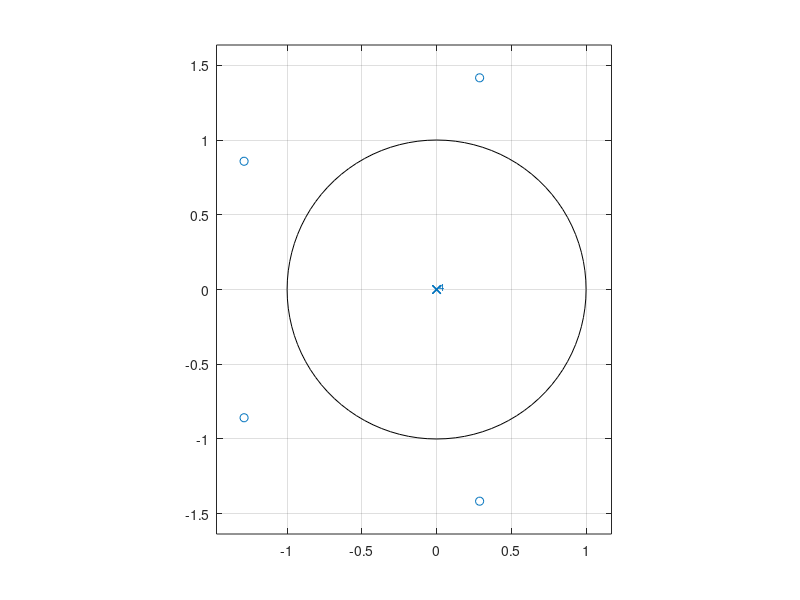

Source code (MATLAB): (Note: this script raises an error after producing the figure.)
clc;

%% RAÍZES
a = [2 4 2]; % 2x² + 4x + 2

raizes = roots(a) % obtem as raízes do polinômio
polinomio = poly([-1 -1]) % encontra um polinômio a partir das raízes

zplane([1 2 3 4 5],1) % plota polos e zeros no circulo unitário


%% FRAÇÕES PARCIAIS
b = [ 5 3 -2 7];
a = [-4 0 8 3];
[r,p,k] = residue(b,a) % resolve as frações parcias


%% CÁLCULO SIMBÓLICO
syms x
syms y

f(x,y) = (2*x^2 + 4*x*y + 2)/(x^6)
f(-1,2)
derivada_x = diff(f(x,y),x)
derivada_y = diff(f(x,y),y)

pretty(f) % deixa a função visualmente mais legível

latex(f) % converte o código em latex


%% FORMATAÇÃO DOCUMENTAÇÃO LATEX
syms x
f = taylor(log(1+x));
ezplot(f)
hold on
title(['$' latex(f) '$'],'interpreter','latex')
hold off


%% RESPOSTA EM FREQUÊNCIA DE FILTROS ANALÓGICOS
syms s
syms w

H(s) = (0.2*s^2 + 0.3*s + 1)/(s^2 + 0.4*s + 1)

pretty(H)
latex(H)

Hw(w) = H(j*w)

pretty(Hw)
latex(Hw)

